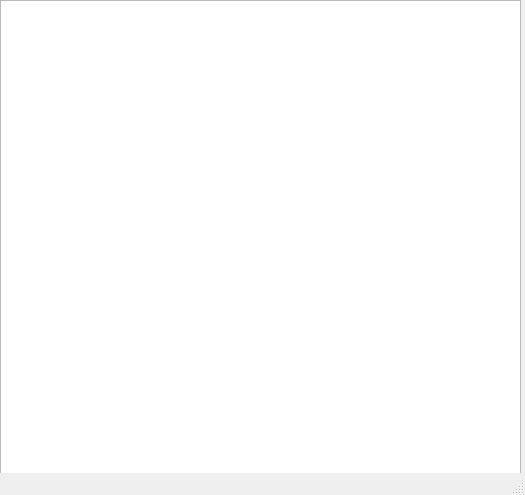
<?xml version="1.0" encoding="UTF-8"?>
<ui version="4.0">
 <class>Tabla</class>
 <widget class="QMainWindow" name="Tabla">
  <property name="geometry">
   <rect>
    <x>0</x>
    <y>0</y>
    <width>525</width>
    <height>495</height>
   </rect>
  </property>
  <property name="windowTitle">
   <string>MainWindow</string>
  </property>
  <property name="styleSheet">
   <string notr="true">QMainWindow{
background-image: url(:/images/fondo2.jpg);
}</string>
  </property>
  <widget class="QWidget" name="centralwidget">
   <widget class="QTextEdit" name="TableTextEdit">
    <property name="geometry">
     <rect>
      <x>0</x>
      <y>0</y>
      <width>521</width>
      <height>481</height>
     </rect>
    </property>
    <property name="inputMethodHints">
     <set>Qt::ImhMultiLine</set>
    </property>
    <property name="readOnly">
     <bool>true</bool>
    </property>
   </widget>
  </widget>
  <widget class="QMenuBar" name="menubar">
   <property name="geometry">
    <rect>
     <x>0</x>
     <y>0</y>
     <width>525</width>
     <height>25</height>
    </rect>
   </property>
  </widget>
  <widget class="QStatusBar" name="statusbar"/>
 </widget>
 <resources>
  <include location="images/images.qrc"/>
 </resources>
 <connections/>
</ui>
